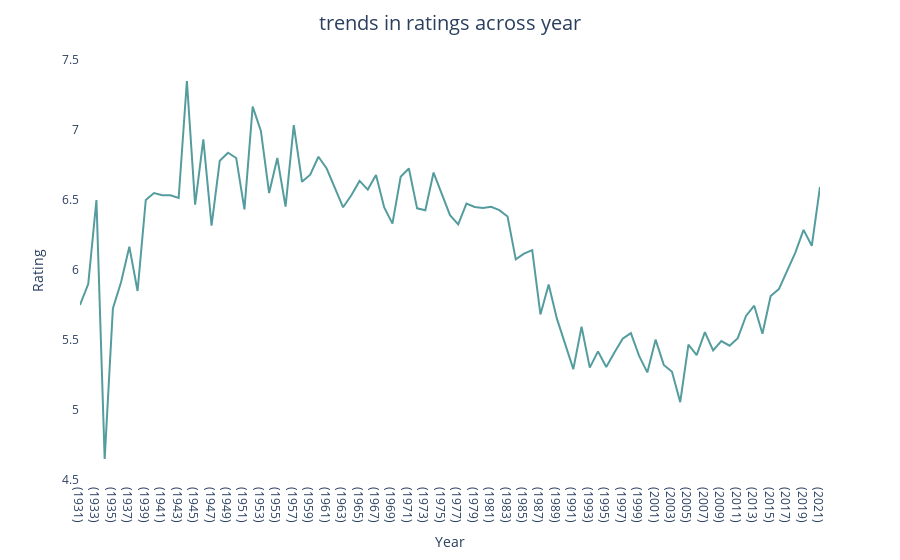

Notebook code for this chart:
### Code cell
# Group data by Year and calculate the average rating
average_rating_by_year = imdb.groupby('Year')['Rating'].mean().reset_index()
# Create the line plot
import plotly.express as px
fig = px.line(average_rating_by_year, x='Year', y='Rating', color_discrete_sequence=['#559C9E'])
fig.update_layout(title='trends in ratings across year', title_x=0.5, title_pad=dict(t=20), title_font=dict(size=20), xaxis_title='Year', yaxis_title='Rating', xaxis=dict(showgrid=False), yaxis=dict(showgrid=False), plot_bgcolor = 'white')
fig.show()

### Figure 1 — Plotly figure (JSON) as saved in the notebook; plotly's stock layout.template omitted (floating-point values rounded to 4 significant figures)
{"data": [{"hovertemplate": "Year=%{x}<br>Rating=%{y}<extra></extra>", "legendgroup": "", "line": {"color": "#559C9E", "dash": "solid"}, "marker": {"symbol": "circle"}, "mode": "lines", "name": "", "orientation": "v", "showlegend": false, "type": "scatter", "x": ["(1931)", "(1932)", "(1933)", "(1934)", "(1935)", "(1936)", "(1937)", "(1938)", "(1939)", "(1940)", "(1941)", "(1942)", "(1943)", "(1944)", "(1945)", "(1946)", "(1947)", "(1948)", "(1949)", "(1950)", "(1951)", "(1952)", "(1953)", "(1954)", "(1955)", "(1956)", "(1957)", "(1958)", "(1959)", "(1960)", "(1961)", "(1962)", "(1963)", "(1964)", "(1965)", "(1966)", "(1967)", "(1968)", "(1969)", "(1970)", "(1971)", "(1972)", "(1973)", "(1974)", "(1975)", "(1976)", "(1977)", "(1978)", "(1979)", "(1980)", "(1981)", "(1982)", "(1983)", "(1984)", "(1985)", "(1986)", "(1987)", "(1988)", "(1989)", "(1990)", "(1991)", "(1992)", "(1993)", "(1994)", "(1995)", "(1996)", "(1997)", "(1998)", "(1999)", "(2000)", "(2001)", "(2002)", "(2003)", "(2004)", "(2005)", "(2006)", "(2007)", "(2008)", "(2009)", "(2010)", "(2011)", "(2012)", "(2013)", "(2014)", "(2015)", "(2016)", "(2017)", "(2018)", "(2019)", "(2020)", "(2021)"], "xaxis": "x", "y": [5.75, 5.9, 6.5, 4.65, 5.725, 5.914, 6.167, 5.85, 6.5, 6.55, 6.533, 6.533, 6.514, 7.35, 6.467, 6.933, 6.317, 6.78, 6.838, 6.8, 6.433, 7.167, 6.994, 6.55, 6.8, 6.453, 7.035, 6.63, 6.681, 6.809, 6.725, 6.584, 6.448, 6.533, 6.636, 6.574, 6.678, 6.447, 6.331, 6.666, 6.725, 6.44, 6.427, 6.696, 6.54, 6.392, 6.326, 6.474, 6.45, 6.442, 6.451, 6.428, 6.382, 6.076, 6.117, 6.142, 5.682, 5.897, 5.652, 5.473, 5.292, 5.595, 5.303, 5.419, 5.308, 5.41, 5.509, 5.549, 5.386, 5.268, 5.502, 5.322, 5.274, 5.056, 5.467, 5.392, 5.556, 5.425, 5.492, 5.459, 5.513, 5.672, 5.745, 5.544, 5.814, 5.864, 5.999, 6.125, 6.287, 6.173, 6.593], "yaxis": "y"}], "layout": {"autosize": true, "legend": {"tracegroupgap": 0}, "margin": {"t": 60}, "plot_bgcolor": "white", "title": {"font": {"size": 20}, "pad": {"t": 20}, "text": "trends in ratings across year", "x": 0.5}, "xaxis": {"anchor": "y", "autorange": true, "domain": [0, 1], "range": [0, 90], "showgrid": false, "title": {"text": "Year"}, "type": "category"}, "yaxis": {"anchor": "x", "autorange": true, "domain": [0, 1], "range": [4.5, 7.5], "showgrid": false, "title": {"text": "Rating"}, "type": "linear"}}}
